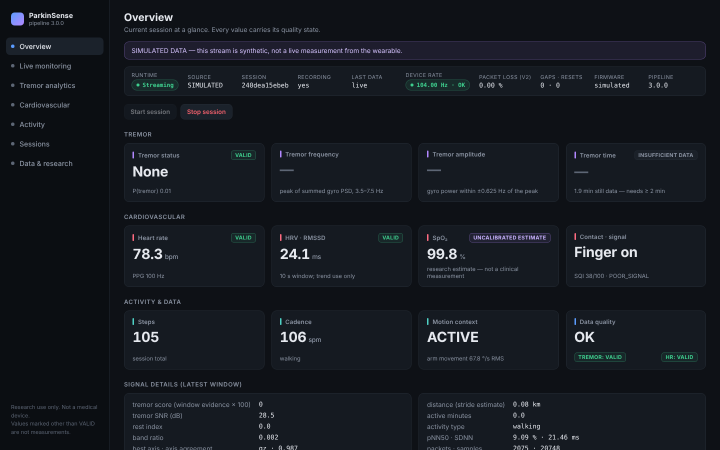
#> input picture docs/images/dashboard2_overview.png, 1440 x 900 px, given in place of prototype_hand.jpg, which was not available (shown at 1/2 size)
$ python make_figures_v2.py
#> lines starting #> are read from the running program, lines starting #| are printed output that depends on the picture
### docs/research/paper/make_figures.py
#!/usr/bin/env python3
"""Generates every figure of the ParkinSense paper into docs/research/paper/figures/.

Data sources: the committed benchmark results (benchmarks/results/*.json), the repository's own pipeline run on its
synthetic generators (parkinsense.synthetic) and the repository's images. Nothing is hand-entered except the
architecture/protocol diagrams and the status matrix (status_data.py).
Run from the repository root:  python3 docs/research/paper/make_figures.py
"""
import json
import sys
from pathlib import Path

import matplotlib

matplotlib.use("Agg")
import matplotlib.pyplot as plt  # noqa: E402
import numpy as np  # noqa: E402
from matplotlib.patches import FancyArrowPatch, FancyBboxPatch  # noqa: E402

ROOT = Path(__file__).resolve().parents[3]
sys.path.insert(0, str(ROOT))
sys.path.insert(0, str(Path(__file__).parent))
OUT = Path(__file__).parent / "figures"
OUT.mkdir(exist_ok=True)
RES = ROOT / "benchmarks" / "results"

from parkinsense.motion import features as F  # noqa: E402
from parkinsense.runtime.engine import RuntimeEngine  # noqa: E402
from parkinsense.synthetic import signals as S  # noqa: E402
from status_data import COLS, ROWS  # noqa: E402
from tests.helpers import run_engine  # noqa: E402

BLUE, ORANGE, GREEN, RED, PURPLE, GREY, SKY = "#0072B2", "#E69F00", "#009E73", "#D55E00", "#CC79A7", "#777777", "#56B4E9"
plt.rcParams.update({"font.family": "DejaVu Sans", "font.size": 7, "axes.titlesize": 7.5, "axes.labelsize": 7,
                     "xtick.labelsize": 6.5, "ytick.labelsize": 6.5, "legend.fontsize": 6.3, "axes.spines.top": False,
                     "axes.spines.right": False, "axes.linewidth": 0.6, "lines.linewidth": 1.0, "figure.dpi": 100,
                     "legend.frameon": False})
COL, WIDE = 3.45, 7.1


def save(fig, name):
    fig.savefig(OUT / f"{name}.png", dpi=300, bbox_inches="tight", facecolor="white")
    plt.close(fig)
    print("wrote", name)


def jload(n):
    return json.load(open(RES / n))


def panel(ax, s):
    ax.text(-0.02, 1.04, s, transform=ax.transAxes, fontsize=8, fontweight="bold", va="bottom", ha="right")


def box(ax, x, y, w, h, text, fc="#EEF3F8", ec="#44576B", fs=5.8, bold=False, tc="black"):
    ax.add_patch(FancyBboxPatch((x, y), w, h, boxstyle="round,pad=0.01,rounding_size=0.012", fc=fc, ec=ec, lw=0.7))
    ax.text(x + w / 2, y + h / 2, text, ha="center", va="center", fontsize=fs, fontweight="bold" if bold else "normal", color=tc,
            linespacing=1.25)


def arrow(ax, p, q, color="#44576B", ls="-", lw=0.8, style="-|>", rad=0.0):
    ax.add_patch(FancyArrowPatch(p, q, arrowstyle=style, mutation_scale=7, color=color, lw=lw, ls=ls,
                                 connectionstyle=f"arc3,rad={rad}"))


# --------------------------------------------------------------------------------------------- 1. architecture
# [517 lines left out: functions fig_architecture, fig_packet, scenario_window, fig_psd, fig_hmm, fig_tremor_bench and 11 more, not called in this run]


# [20 lines that do not run on import are left out]

### docs/research/paper/make_figures_v2.py
#!/usr/bin/env python3
"""Additional figures for the 10-11 page revision (photos, current dashboard, redrawn diagrams, BLE capture plots).
Run from repo root: python3 docs/research/paper/make_figures_v2.py"""
import sys
from pathlib import Path

import matplotlib
matplotlib.use("Agg")
import matplotlib.pyplot as plt
import numpy as np
import pandas as pd
from PIL import Image

sys.path.insert(0, str(Path(__file__).parent))
import make_figures as M  # noqa: E402  (shared style, helpers)
from make_figures import BLUE, COL, GREEN, GREY, ORANGE, RED, WIDE, arrow, box, panel, save  # noqa: E402

ROOT = M.ROOT
IMG = ROOT / "docs/images"
C = {"imu": "#DCEBF7", "ppg": "#F8E3E3", "step": "#E1F2EA", "gen": "#EEEEEE", "ble": "#FFF4D6", "wear": "#EADFF0"}


def chain(ax, y, h, items, x0=0.0, x1=1.0, gap=0.032, fs=5.4):
    """Horizontal flow of boxes; items = [(text, colour)]. Returns box centres."""
    n = len(items)
    w = (x1 - x0 - gap * (n - 1)) / n
    xs = []
    for i, (t, c) in enumerate(items):
        x = x0 + i * (w + gap)
        box(ax, x, y, w, h, t, c, fs=fs)
        xs.append((x, w))
        if i:
            arrow(ax, (x - gap, y + h / 2), (x, y + h / 2))
    return xs


# ------------------------------------------------------------------------------------------ photos
def fig_prototype():
    a = Image.open(IMG / "prototype_hand.jpg")
#> a is the input picture: PIL image 1440x900 RGB; mean R, G, B 21.4, 25.4, 31.9
    b = Image.open(IMG / "prototype_only.jpg")
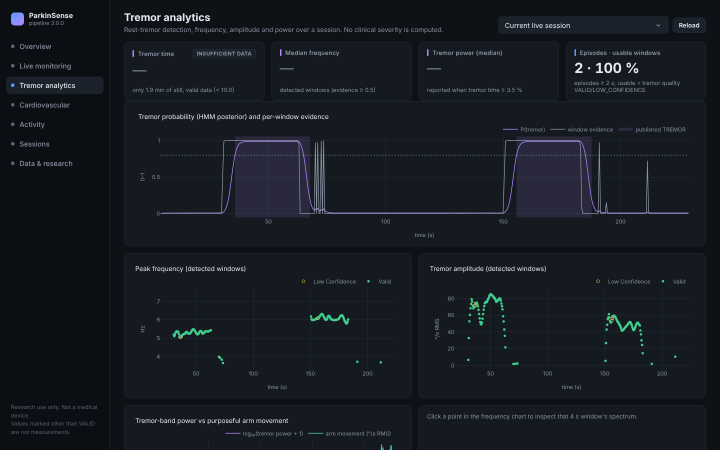
#> input picture docs/images/dashboard2_tremor.png, 1440 x 900 px, given in place of prototype_only.jpg, which was not available (shown at 1/2 size)
#> b is the input picture: PIL image 1440x900 RGB; mean R, G, B 22.7, 27.3, 34.3
    fig, axs = plt.subplots(1, 2, figsize=(WIDE, 3.0), gridspec_kw={"width_ratios": [a.width / a.height, b.width / b.height]})
    for ax, im, t in ((axs[0], a, "(a) assembled device worn on the wrist"), (axs[1], b, "(b) strap, 3D-printed enclosure and electronics (sizing and fit build)")):
        ax.imshow(im)
        ax.axis("off")
        ax.set_title(t, fontsize=6.8)
#> this loop made 2 passes
#> t on pass 1: '(a) assembled device worn on the wrist'
    fig.tight_layout(w_pad=0.6)
    save(fig, "p_prototype")


# ------------------------------------------------------------------------------------------ dashboards (current only)
def fig_dash():
    ov = Image.open(IMG / "dashboard2_overview.png").convert("RGB").crop((205, 0, 1440, 590))
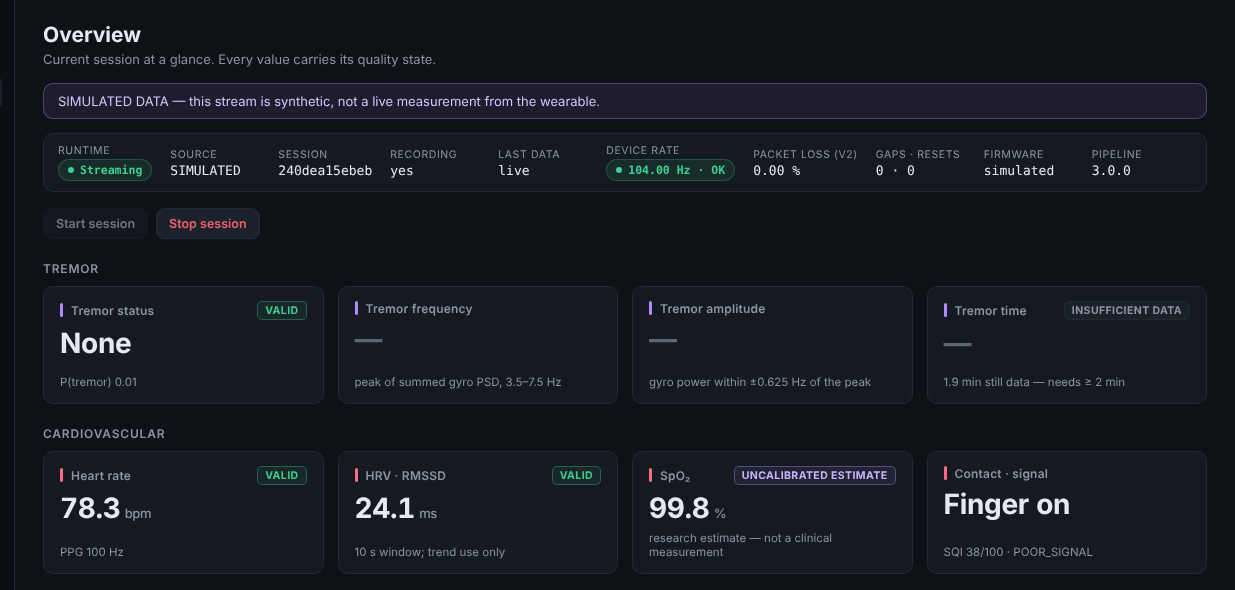
#> ov: PIL image 1235x590 RGB; mean R, G, B 22.3, 26.2, 33.1
    tr = Image.open(IMG / "dashboard2_tremor.png").convert("RGB").crop((205, 0, 1440, 590))
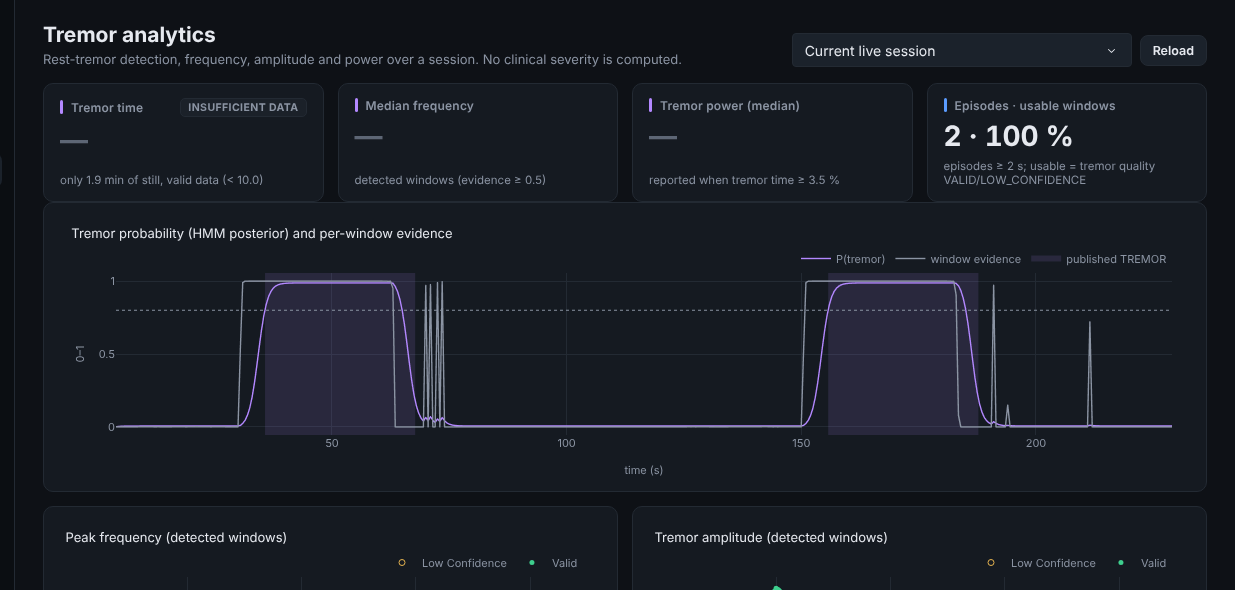
#> tr: PIL image 1235x590 RGB; mean R, G, B 25, 29.2, 37.2
    fig, axs = plt.subplots(1, 2, figsize=(WIDE, 1.98))
    for ax, im, t in ((axs[0], ov, "(a) Overview: no tremor, session metrics"), (axs[1], tr, "(b) Tremor analytics: P(tremor), peak frequency, amplitude")):
        ax.imshow(im)
        ax.axis("off")
        ax.set_title(t, fontsize=6.8)
#> this loop made 2 passes
    fig.tight_layout(w_pad=0.4)
    save(fig, "p_dash")
    lv = Image.open(IMG / "dashboard2_live.png").convert("RGB").crop((205, 85, 1440, 900))
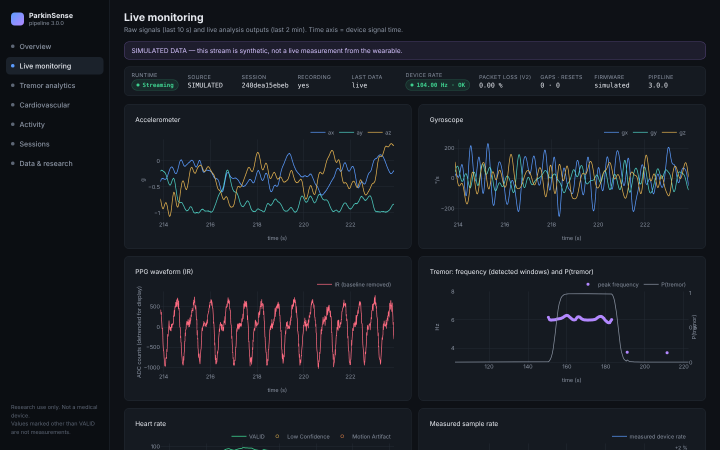
#> input picture docs/images/dashboard2_live.png, 1440 x 900 px (shown at 1/2 size)
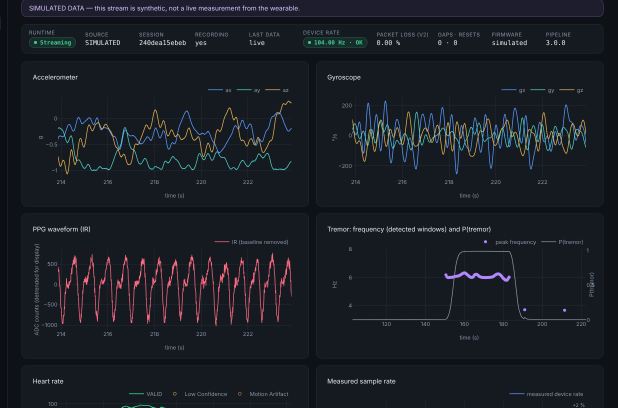
#> lv: PIL image 1235x815 RGB (shown at 1/2 size); mean R, G, B 25.8, 29.9, 37.2
    fig, ax = plt.subplots(figsize=(COL, 2.1))
    ax.imshow(lv)
    ax.axis("off")
    save(fig, "p_dash_live")


# ------------------------------------------------------------------------------------------ pipelines
def fig_pipelines():
    fig, ax = plt.subplots(figsize=(WIDE, 3.35))
    ax.set_xlim(-0.01, 1.01)
    ax.set_ylim(0.07, 1)
    ax.axis("off")
    ax.text(0, 0.985, "Motion pipeline (every 0.5 s, 4 s window)", fontsize=6.6, fontweight="bold", color=GREY, va="top")
    chain(ax, 0.72, 0.2, [
        ("IMU buffer\n416 samples\n(4 s at 104 Hz)", C["imu"]),
        ("Hann segments 208,\nWelch K = 3,\nFFT 1024; sum of\naxes S(f)", C["imu"]),
        ("peak in 3.5–7.5 Hz,\nGaussian\ninterpolation", C["imu"]),
        ("power ±0.625 Hz,\nnoise floor 2–12 Hz\nSNR, amplitude A_T", C["imu"]),
        ("context REST / LOW /\nACTIVE; edge and\nharmonic checks", C["imu"]),
        ("evidence e →\ntwo-state tempered\nHMM, p(tremor)", "#DCEBF7")])
    ax.text(0, 0.655, "PPG pipeline (10 s buffer)", fontsize=6.6, fontweight="bold", color=GREY, va="top")
    chain(ax, 0.40, 0.2, [
        ("IR and RED FIFO\nsamples, 10 s\nbuffer", C["ppg"]),
        ("effective rate from\ntimestamps (HRV\nneeds ≥ 25 Hz)", C["ppg"]),
        ("Butterworth\nband-pass 0.5–4.5 Hz,\norder 3", C["ppg"]),
        ("peak detection,\nHR with EMA 0.25", C["ppg"]),
        ("finger contact, SQI,\nmotion-coupling flag\n(arm frequency)", C["ppg"]),
        ("HR + quality state,\nHRV (RMSSD),\nSpO2 uncalibrated", "#F8E3E3")])
    ax.text(0, 0.335, "Step pipeline (per sample, 104 Hz)", fontsize=6.6, fontweight="bold", color=GREY, va="top")
    chain(ax, 0.08, 0.2, [
        ("accelerometer\nmagnitude", C["step"]),
        ("high-pass\nα = 0.95", C["step"]),
        ("adaptive threshold\nμ + 0.7σ, refractory\ninterval", C["step"]),
        ("gate: motion state,\ntremor guard,\nwear monitor", C["step"]),
        ("opt-in gated 3.0-dev:\nautocorr. ≥ 0.65,\nRMS ≥ 0.12 g", "#FFFFFF"),
        ("steps, cadence", "#E1F2EA")])
    save(fig, "p_pipelines")


# ------------------------------------------------------------------------------------------ acquisition + BLE + decode
def fig_acq():
    fig, ax = plt.subplots(figsize=(WIDE, 2.55))
    ax.set_xlim(-0.01, 1.01)
    ax.set_ylim(-0.04, 1)
    ax.axis("off")
    box(ax, 0.0, 0.70, 0.12, 0.17, "LSM6DS3\nI²C 0x6A\n104 Hz", C["imu"])
    box(ax, 0.0, 0.44, 0.12, 0.17, "MAX30102\nI²C\nIR + RED FIFO", C["ppg"])
    box(ax, 0.18, 0.44, 0.20, 0.43, "XIAO nRF52840\nSense firmware:\n9 615 µs sample timer,\ntimestamp, pack 10\nsamples, BLE notify\nv4: hardware-verified\n5.0.0: flashed, no log", C["gen"], fs=5.2)
    box(ax, 0.44, 0.55, 0.14, 0.22, "BLE 5 notify\n208 B packets\n≈ 10.4 /s", C["ble"], fs=5.2)
    box(ax, 0.64, 0.44, 0.22, 0.43, "Host decoder\nversion, length, flags,\nsequence gaps,\ntimestamp unwrap,\nrate within ±5 %,\nclip and fault flags", C["gen"], fs=5.2)
    box(ax, 0.90, 0.55, 0.10, 0.22, "Runtime\nEngine", "#FFFFFF", fs=5.4)
    arrow(ax, (0.12, 0.785), (0.18, 0.72))
    arrow(ax, (0.12, 0.525), (0.18, 0.60))
    arrow(ax, (0.38, 0.66), (0.44, 0.66))
    arrow(ax, (0.58, 0.66), (0.64, 0.66))
    arrow(ax, (0.86, 0.66), (0.90, 0.66))
    # packet layout
    cols = {"h": "#DCEBF7", "a": "#E1F2EA", "g": "#FFF4D6", "p": "#F8E3E3"}
    ax.text(0.0, 0.36, "Packet (208 B = 8 B header + 10 × 20 B samples; little-endian)", fontsize=6.4, fontweight="bold", color=GREY)

    def row(y, fields, label, x0=0.1, unit=0.9 / 20):
#> called with y = 0.25, label = 'header 8 B', x0 = 0.1, unit = 0.045
        x = x0
        for name, w, c in fields:
            ax.add_patch(plt.Rectangle((x, y), w * unit, 0.1, fc=cols[c], ec="#44576B", lw=0.6))
            ax.text(x + w * unit / 2, y + 0.05, name, ha="center", va="center", fontsize=5.3)
            x += w * unit
        ax.text(x0 - 0.01, y + 0.05, label, ha="right", va="center", fontsize=5.8)

    row(0.25, [("ver", 1, "h"), ("flags", 1, "h"), ("seq", 2, "h"), ("timestamp_us (u32)", 4, "h")], "header 8 B")
    row(0.12, [("ax", 2, "a"), ("ay", 2, "a"), ("az", 2, "a"), ("gx", 2, "g"), ("gy", 2, "g"), ("gz", 2, "g"), ("IR (u32)", 4, "p"), ("RED (u32)", 4, "p")], "sample 20 B")
    ax.text(0.1, 0.045, "accel 8192 LSB/g; gyro v1 131 LSB/dps (±250), v2 64 LSB/dps (±512); sample i time = timestamp + i·9 615 µs; "
            "seq is 0 in v1.", fontsize=5.5, va="center")
    ax.text(0.1, -0.02, "v2 flags: accel/gyro clipped, IMU fault, PPG fault, PPG stale, notify failed, time discontinuity.", fontsize=5.5, va="center")
    save(fig, "p_acq")


# ------------------------------------------------------------------------------------------ gating + fusion
def fig_fusion():
    fig, ax = plt.subplots(figsize=(WIDE, 2.25))
    ax.set_xlim(-0.01, 1.01)
    ax.set_ylim(0, 1)
    ax.axis("off")
    box(ax, 0.0, 0.70, 0.20, 0.26, "Wear monitor (opt-in)\ninferred WORN / REMOVED\nstillness + optical contact", C["wear"])
    box(ax, 0.0, 0.04, 0.20, 0.50, "Motion pipeline\nstate REST / LOW / ACTIVE\ntremor type, evidence e,\nHMM p(tremor)\narm frequency f_arm,\narm RMS", C["imu"])
    box(ax, 0.43, 0.72, 0.24, 0.24, "Step counter\ngate = REST if confirmed rest\ntremor or REMOVED,\nelse the motion state", C["step"])
    box(ax, 0.43, 0.38, 0.24, 0.26, "PPG pipeline\nmotion state and f_arm\n(arm RMS ≥ 10 °/s) →\nmotion-coupled HR flag", C["ppg"])
    box(ax, 0.43, 0.04, 0.24, 0.26, "Tremor result\nusable only if sample rate\nwithin ±5 % (else INVALID);\nclipping lowers confidence", C["gen"])
    box(ax, 0.80, 0.18, 0.20, 0.64, "Per-window output\ntremor: p, frequency,\namplitude, quality\nHR, quality state, HRV,\nSpO2 (uncalibrated)\nsteps, cadence,\ndata-quality flags\n\nno composite severity\nscore is produced", "#FFFFFF")
    arrow(ax, (0.20, 0.83), (0.43, 0.84), color=RED, ls="--")
    arrow(ax, (0.20, 0.50), (0.43, 0.76), color=RED, ls="--")
    arrow(ax, (0.20, 0.40), (0.43, 0.51), color=RED, ls="--")
    arrow(ax, (0.20, 0.22), (0.43, 0.17), color=RED, ls="--")
    arrow(ax, (0.67, 0.84), (0.80, 0.68))
    arrow(ax, (0.67, 0.51), (0.80, 0.50))
    arrow(ax, (0.67, 0.17), (0.80, 0.32))
    ax.text(0.315, 0.875, "REMOVED", fontsize=5.3, color=RED, ha="center", bbox=dict(fc="white", ec="none", pad=0.6))
    ax.text(0.30, 0.67, "confirmed rest tremor", fontsize=5.3, color=RED, ha="center", bbox=dict(fc="white", ec="none", pad=0.6))
    ax.text(0.31, 0.45, "context, f_arm", fontsize=5.3, color=RED, ha="center", bbox=dict(fc="white", ec="none", pad=0.6))
    ax.text(0.31, 0.24, "e, p(tremor)", fontsize=5.3, color=RED, ha="center", bbox=dict(fc="white", ec="none", pad=0.6))
    save(fig, "p_fusion")
#> in save (call 6), `fig.savefig(OUT / f"{name}.png", dpi=300, bbox_inches="tight", facecol..`:
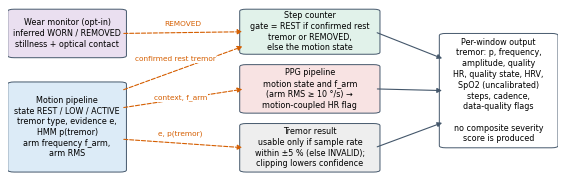
#> figure drawn by matplotlib, 1 panel


# ------------------------------------------------------------------------------------------ dashboard + logging architecture
def fig_dashlog():
    fig, ax = plt.subplots(figsize=(COL, 2.35))
    ax.set_xlim(-0.01, 1.01)
    ax.set_ylim(0, 1)
    ax.axis("off")
    box(ax, 0.30, 0.84, 0.40, 0.14, "RuntimeEngine\n(live = replay path)", C["gen"], fs=5.6)
    box(ax, 0.0, 0.52, 0.30, 0.20, "Recorder\ncapture.csv\n(79 columns)\nmetadata.json", "#FFFFFF", fs=5.4)
    box(ax, 0.36, 0.52, 0.28, 0.20, "FastAPI\n/live  /metrics\nJSON", "#FFFFFF", fs=5.4)
    box(ax, 0.70, 0.52, 0.30, 0.20, "Offline tools\nreplay, sleep,\nwear CLI,\nbaselines", "#FFFFFF", fs=5.4)
    box(ax, 0.0, 0.0, 1.0, 0.36, "Plotly Dash dashboard (consumer only)\nOverview · Live monitoring · Tremor analytics\nCardiovascular · Activity · Sessions · Data and research\nSIMULATED banner when the source is the synthetic generator", "#DCEBF7", fs=5.4)
    arrow(ax, (0.40, 0.84), (0.15, 0.72))
    arrow(ax, (0.50, 0.84), (0.50, 0.72))
    arrow(ax, (0.60, 0.84), (0.85, 0.72))
    arrow(ax, (0.50, 0.52), (0.50, 0.36))
    arrow(ax, (0.15, 0.52), (0.15, 0.36), ls=":", color=GREY)
    save(fig, "p_dashlog")
#> in save (call 7), `fig.savefig(OUT / f"{name}.png", dpi=300, bbox_inches="tight", facecol..`:
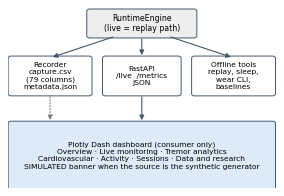
#> figure drawn by matplotlib, 1 panel


# ------------------------------------------------------------------------------------------ real BLE capture + context
def fig_capture():
#> (the run stopped early here; a loop or call above may not have finished)
